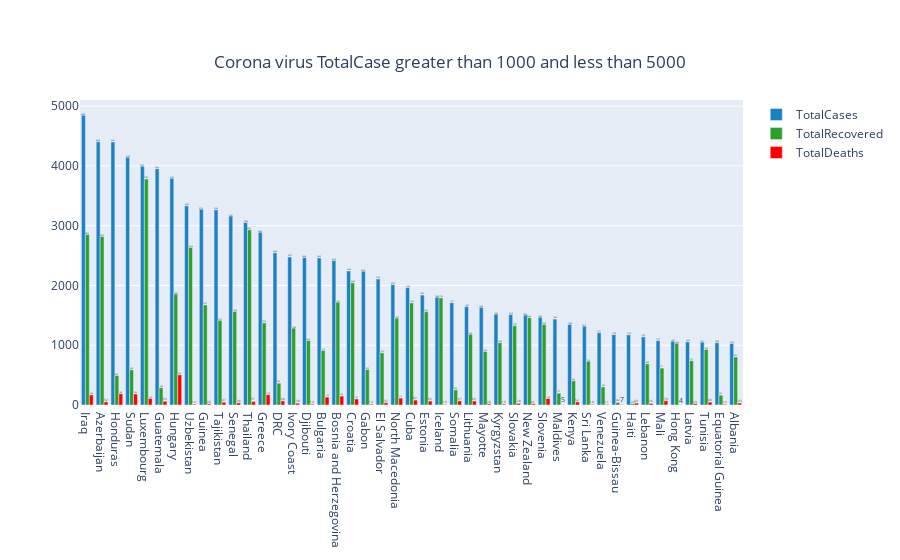

Notebook code for this chart:
### Code cell
fig = go.Figure()

fig.add_trace(go.Bar(
    x=df["Country,Other"][((df.TotalCases<5000 )&(df.TotalCases>1000))],
    y=df.TotalCases[((df.TotalCases<5000 )&(df.TotalCases>1000))],
    name='TotalCases',
    marker_color='#1b81c2',
    text=df.TotalCases[((df.TotalCases<5000 )&(df.TotalCases>1000))],
    textposition='auto'
))
fig.add_trace(go.Bar(
    x=df["Country,Other"][((df.TotalCases<5000 )&(df.TotalCases>1000))],
    y=df["TotalRecovered"][((df.TotalCases<5000 )&(df.TotalCases>1000))],
    name='TotalRecovered',
    marker_color='#2ca02c',
    text=df.TotalRecovered[((df.TotalCases<5000 )&(df.TotalCases>1000))],
    textposition='auto'
))

fig.add_trace(go.Bar(
    x=df["Country,Other"][((df.TotalCases<5000 )&(df.TotalCases>1000))],
    y=df.TotalDeaths[((df.TotalCases<5000 )&(df.TotalCases>1000))],
    name='TotalDeaths',
    marker_color='red',
    text=df.TotalDeaths[((df.TotalCases<5000 )&(df.TotalCases>1000))],
    textposition='auto'
))
fig.update_layout(
    title={
        'text': "Corona virus TotalCase greater than 1000 and less than 5000",
        'y':0.9,
        'x':0.5,
        'xanchor': 'center',
        'yanchor': 'top'})
fig.show()

### Figure 1 — Plotly figure (JSON) as saved in the notebook; plotly's stock layout.template omitted (floating-point values rounded to 4 significant figures)
{"data": [{"marker": {"color": "#1b81c2"}, "name": "TotalCases", "text": [4848, 4403, 4401, 4146, 3995, 3954, 3793, 3333, 3275, 3266, 3161, 3054, 2892, 2546, 2477, 2468, 2460, 2416, 2244, 2238, 2109, 2014, 1963, 1840, 1804, 1711, 1647, 1634, 1520, 1515, 1504, 1469, 1438, 1348, 1319, 1211, 1178, 1174, 1140, 1077, 1067, 1057, 1051, 1043, 1029], "textposition": "auto", "type": "bar", "x": ["Iraq", "Azerbaijan", "Honduras", "Sudan", "Luxembourg", "Guatemala", "Hungary", "Uzbekistan", "Guinea", "Tajikistan", "Senegal", "Thailand", "Greece", "DRC", "Ivory Coast", "Djibouti", "Bulgaria", "Bosnia and Herzegovina", "Croatia", "Gabon", "El Salvador", "North Macedonia", "Cuba", "Estonia", "Iceland", "Somalia", "Lithuania", "Mayotte", "Kyrgyzstan", "Slovakia", "New Zealand", "Slovenia", "Maldives", "Kenya", "Sri Lanka", "Venezuela", "Guinea-Bissau", "Haiti", "Lebanon", "Mali", "Hong Kong", "Latvia", "Tunisia", "Equatorial Guinea", "Albania"], "y": [4848, 4403, 4401, 4146, 3995, 3954, 3793, 3333, 3275, 3266, 3161, 3054, 2892, 2546, 2477, 2468, 2460, 2416, 2244, 2238, 2109, 2014, 1963, 1840, 1804, 1711, 1647, 1634, 1520, 1515, 1504, 1469, 1438, 1348, 1319, 1211, 1178, 1174, 1140, 1077, 1067, 1057, 1051, 1043, 1029]}, {"marker": {"color": "#2ca02c"}, "name": "TotalRecovered", "text": [2852, 2819, 493, 588, 3783, 289, 1856, 2636, 1673, 1417, 1565, 2931, 1374, 365, 1286, 1079, 912, 1721, 2046, 593, 873, 1453, 1709, 1561, 1792, 253, 1184, 894, 1043, 1327, 1462, 1346, 197, 405, 732, 302, 42, 22, 689, 617, 1034, 741, 929, 165, 803], "textposition": "auto", "type": "bar", "x": ["Iraq", "Azerbaijan", "Honduras", "Sudan", "Luxembourg", "Guatemala", "Hungary", "Uzbekistan", "Guinea", "Tajikistan", "Senegal", "Thailand", "Greece", "DRC", "Ivory Coast", "Djibouti", "Bulgaria", "Bosnia and Herzegovina", "Croatia", "Gabon", "El Salvador", "North Macedonia", "Cuba", "Estonia", "Iceland", "Somalia", "Lithuania", "Mayotte", "Kyrgyzstan", "Slovakia", "New Zealand", "Slovenia", "Maldives", "Kenya", "Sri Lanka", "Venezuela", "Guinea-Bissau", "Haiti", "Lebanon", "Mali", "Hong Kong", "Latvia", "Tunisia", "Equatorial Guinea", "Albania"], "y": [2852, 2819, 493, 588, 3783, 289, 1856, 2636, 1673, 1417, 1565, 2931, 1374, 365, 1286, 1079, 912, 1721, 2046, 593, 873, 1453, 1709, 1561, 1792, 253, 1184, 894, 1043, 1327, 1462, 1346, 197, 405, 732, 302, 42, 22, 689, 617, 1034, 741, 929, 165, 803]}, {"marker": {"color": "red"}, "name": "TotalDeaths", "text": [169, 52, 188, 184, 110, 63, 505, 14, 20, 47, 36, 57, 173, 68, 30, 14, 133, 149, 101, 14, 37, 116, 82, 66, 10, 67, 66, 20, 16, 28, 21, 108, 5, 52, 10, 11, 7, 33, 26, 70, 4, 23, 48, 12, 33], "textposition": "auto", "type": "bar", "x": ["Iraq", "Azerbaijan", "Honduras", "Sudan", "Luxembourg", "Guatemala", "Hungary", "Uzbekistan", "Guinea", "Tajikistan", "Senegal", "Thailand", "Greece", "DRC", "Ivory Coast", "Djibouti", "Bulgaria", "Bosnia and Herzegovina", "Croatia", "Gabon", "El Salvador", "North Macedonia", "Cuba", "Estonia", "Iceland", "Somalia", "Lithuania", "Mayotte", "Kyrgyzstan", "Slovakia", "New Zealand", "Slovenia", "Maldives", "Kenya", "Sri Lanka", "Venezuela", "Guinea-Bissau", "Haiti", "Lebanon", "Mali", "Hong Kong", "Latvia", "Tunisia", "Equatorial Guinea", "Albania"], "y": [169, 52, 188, 184, 110, 63, 505, 14, 20, 47, 36, 57, 173, 68, 30, 14, 133, 149, 101, 14, 37, 116, 82, 66, 10, 67, 66, 20, 16, 28, 21, 108, 5, 52, 10, 11, 7, 33, 26, 70, 4, 23, 48, 12, 33]}], "layout": {"title": {"text": "Corona virus TotalCase greater than 1000 and less than 5000", "x": 0.5, "xanchor": "center", "y": 0.9, "yanchor": "top"}}}
